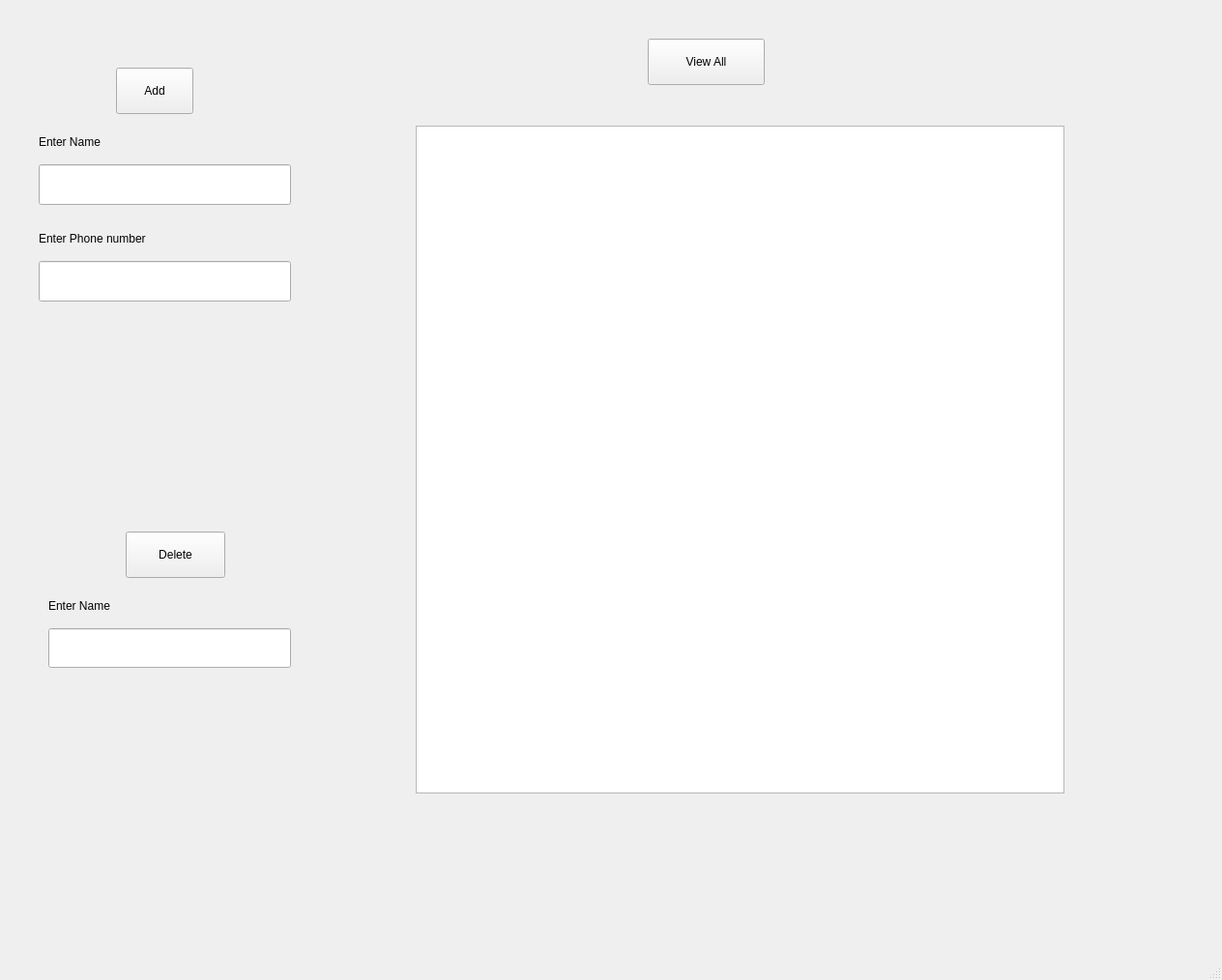
<?xml version="1.0" encoding="UTF-8"?>
<ui version="4.0">
 <class>MainApp</class>
 <widget class="QMainWindow" name="MainApp">
  <property name="geometry">
   <rect>
    <x>0</x>
    <y>0</y>
    <width>1264</width>
    <height>1014</height>
   </rect>
  </property>
  <property name="windowTitle">
   <string>MainApp</string>
  </property>
  <widget class="QWidget" name="centralwidget">
   <widget class="QLineEdit" name="nameLineEdit">
    <property name="geometry">
     <rect>
      <x>40</x>
      <y>170</y>
      <width>261</width>
      <height>42</height>
     </rect>
    </property>
   </widget>
   <widget class="QLineEdit" name="phoneNumberLineEdit">
    <property name="geometry">
     <rect>
      <x>40</x>
      <y>270</y>
      <width>261</width>
      <height>42</height>
     </rect>
    </property>
   </widget>
   <widget class="QPushButton" name="addButton">
    <property name="geometry">
     <rect>
      <x>120</x>
      <y>70</y>
      <width>80</width>
      <height>48</height>
     </rect>
    </property>
    <property name="text">
     <string>Add</string>
    </property>
   </widget>
   <widget class="QPushButton" name="deleteButton">
    <property name="geometry">
     <rect>
      <x>130</x>
      <y>550</y>
      <width>103</width>
      <height>48</height>
     </rect>
    </property>
    <property name="text">
     <string>Delete</string>
    </property>
   </widget>
   <widget class="QPushButton" name="viewAllButton">
    <property name="geometry">
     <rect>
      <x>670</x>
      <y>40</y>
      <width>121</width>
      <height>48</height>
     </rect>
    </property>
    <property name="text">
     <string>View All</string>
    </property>
   </widget>
   <widget class="QTextBrowser" name="textBrowser">
    <property name="geometry">
     <rect>
      <x>430</x>
      <y>130</y>
      <width>671</width>
      <height>691</height>
     </rect>
    </property>
   </widget>
   <widget class="QLineEdit" name="deleteByName">
    <property name="geometry">
     <rect>
      <x>50</x>
      <y>650</y>
      <width>251</width>
      <height>41</height>
     </rect>
    </property>
   </widget>
   <widget class="QLabel" name="label">
    <property name="geometry">
     <rect>
      <x>40</x>
      <y>130</y>
      <width>201</width>
      <height>34</height>
     </rect>
    </property>
    <property name="text">
     <string>Enter Name</string>
    </property>
   </widget>
   <widget class="QLabel" name="label_2">
    <property name="geometry">
     <rect>
      <x>40</x>
      <y>230</y>
      <width>281</width>
      <height>34</height>
     </rect>
    </property>
    <property name="text">
     <string>Enter Phone number</string>
    </property>
   </widget>
   <widget class="QLabel" name="label_3">
    <property name="geometry">
     <rect>
      <x>50</x>
      <y>610</y>
      <width>221</width>
      <height>34</height>
     </rect>
    </property>
    <property name="text">
     <string>Enter Name</string>
    </property>
   </widget>
  </widget>
  <widget class="QMenuBar" name="menubar">
   <property name="geometry">
    <rect>
     <x>0</x>
     <y>0</y>
     <width>1264</width>
     <height>39</height>
    </rect>
   </property>
  </widget>
  <widget class="QStatusBar" name="statusbar"/>
 </widget>
 <resources/>
 <connections/>
</ui>
